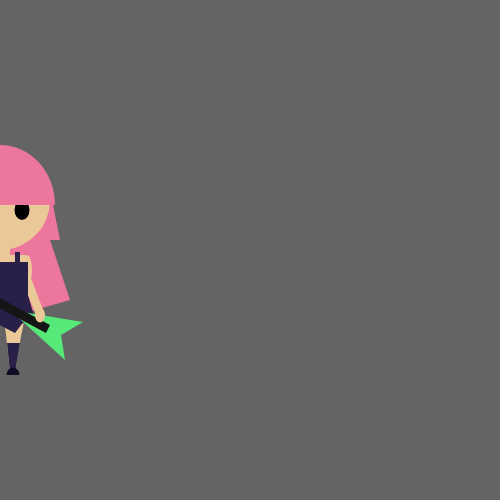
Frame 1 (no input)
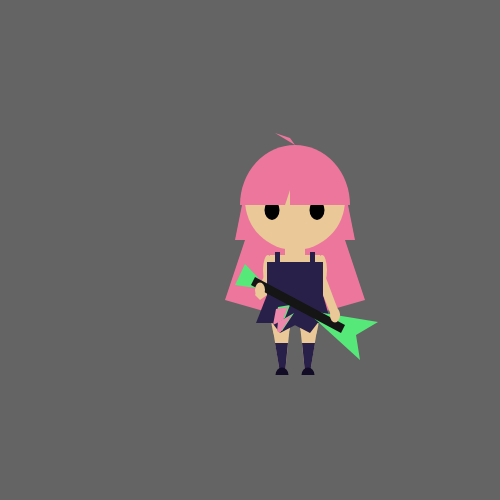
Frame 60 (no input)
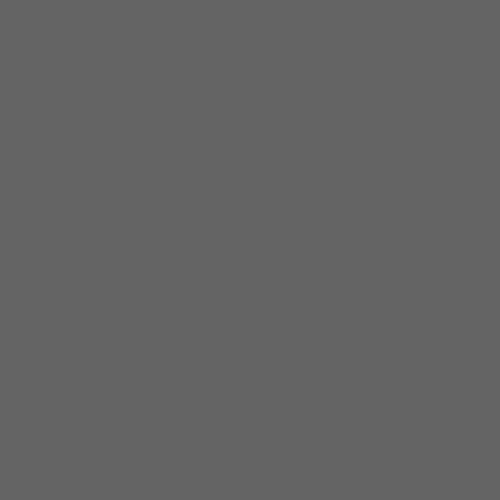
Frame 120 (the mouse pressed at the canvas centre since frame 60)

The p5.js sketch that drew these frames (run headless with seeded random() and noise() and a simulated clock; from frame 60 on, the mouse is pressed at the canvas centre):

// p5.js sketch
// ── sketch.js
  var x = -250 ;

function setup() {
  createCanvas(500, 500);
}

function draw() {
noStroke();
  background(100) ;

  push() ;
  translate(x, 0) ;
  //Emilia Electro
    //hair back
  fill(237, 118, 157)
  rect(200, 190, 100, 110)
  triangle(200, 190, 190, 240, 200, 240)
  triangle(300, 190, 310, 240, 300, 240)
  triangle(200, 240, 180, 300, 200, 300)
  triangle(300, 240, 320, 300, 300, 300)
  triangle(180, 300, 250, 320, 320, 300)
    //body
  fill(234, 200, 151);
  ellipse(250, 200, 100, 100)
  rect(225, 255, 50, 60)
  rect(240, 240, 20, 20)
  ellipse(277, 270, 10, 30)
  ellipse(223, 270, 10, 30)
  ellipse(236, 315, 20, 55)
  ellipse(264, 315, 20, 55)
  quad(228, 330, 235, 373, 240, 373, 245, 325)
  quad(272, 330, 265, 373, 260, 373, 255, 325)
    fill('black')
    ellipse(227, 210, 15, 20)
    ellipse(272, 210, 15, 20)
    //hair front
  fill(237, 118, 157)
  arc(250, 205, 110, 120, PI, 0);
  triangle(250, 145, 230, 133, 245, 138)
    fill(234, 200, 151)
    triangle(245, 190, 240, 205, 245, 205)
    //dress
      fill(41, 32, 73)
      rect(230, 252, 5, 10)
      rect(265, 252, 5, 10)
      rect(222, 262, 56, 60)
      triangle(222, 295, 211, 323, 230, 323)
      triangle(225, 320, 235, 333, 260, 320)
      triangle(278, 295, 267, 323, 286, 323)
      triangle(275, 320, 265, 333, 240, 320)

      fill(87, 232, 122)
        quad(233, 307, 245, 305, 240, 318, 230, 323)
        quad(237, 320, 249, 313, 237, 331, 234, 329)

      fill(237, 135, 172)
        quad(231, 309, 243, 307, 238, 320, 228, 325)
        quad(233, 322, 247, 315, 235, 333, 232, 331)
    //middle arm left
      fill(234, 200, 151)
      quad(222, 270, 222, 295, 215, 300, 210, 295)
    //magic guitar
      fill(87, 232, 122)
      quad(260, 310, 333, 322, 311, 335, 315, 360)
      triangle(225, 290, 190, 285, 200, 264)
      fill(20, 21, 20)
      quad(206, 285, 210, 277, 300, 325, 296, 333)
    //lower arm
      fill(234, 200, 151)
      quad(278, 270, 278, 295, 288, 320, 295, 315)
      ellipse(290, 315, 10, 15)
      ellipse(215, 290, 10, 15)
    //leggings
      fill(41, 32, 73)
      quad(230, 343, 235, 373, 240, 373, 243, 343)
      quad(270, 343, 265, 373, 260, 373, 257, 343)
    //shoes
      fill(18, 12, 38)
      arc(237, 375, 13, 15, PI, 0);
      arc(263, 375, 13, 15, PI, 0);
  x = x + 5 ;

  if (x > width) {
    x = -250 ;
  }
  pop() ;

}
